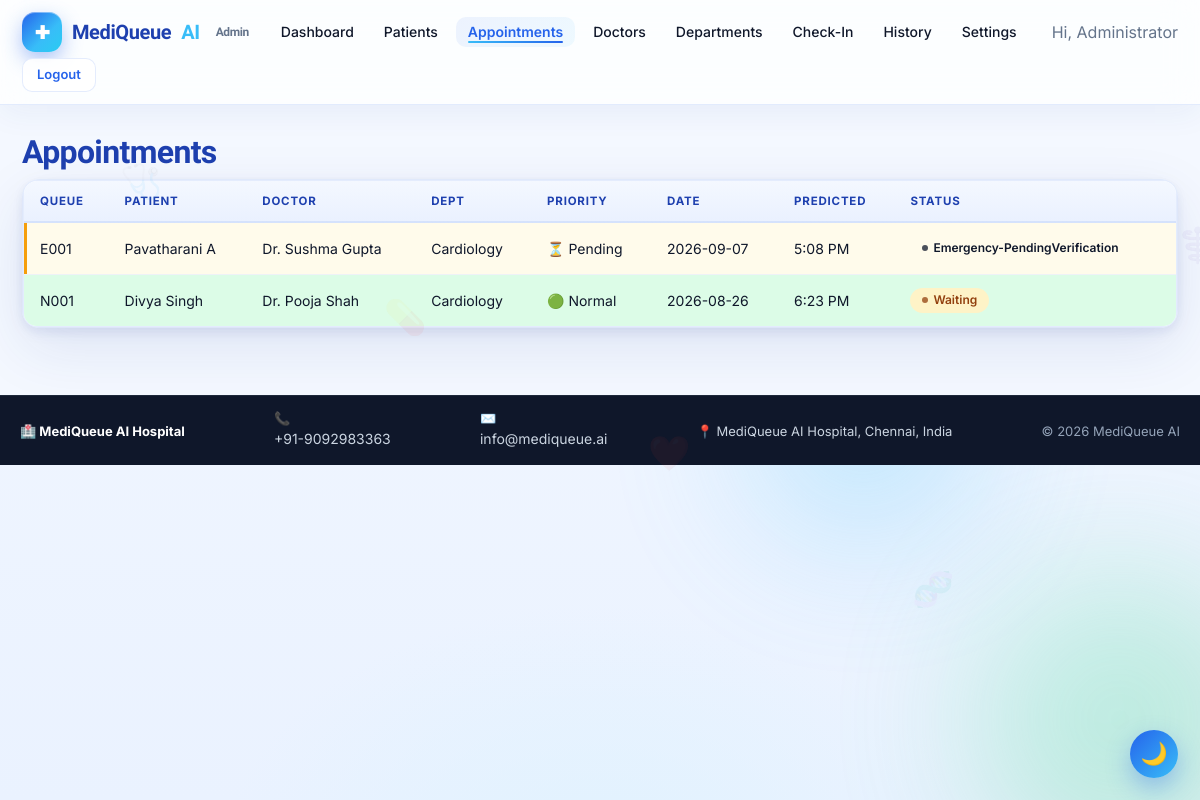
The app's page /admin/appointments (signed in), older data.
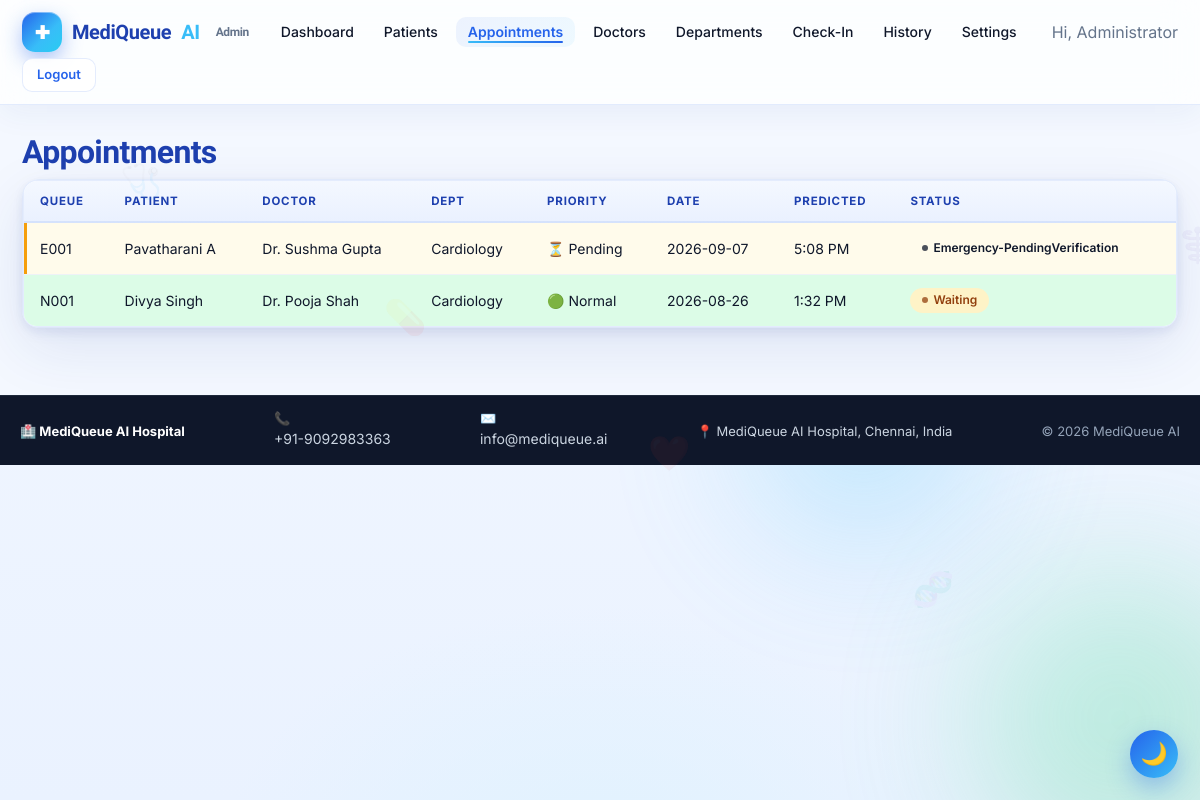
The same page, newer data.
### tables this page shows
CREATE TABLE appointments(
            id INTEGER PRIMARY KEY,
            queue_no TEXT,
            patient_id INTEGER, doctor_id INTEGER,
            department TEXT, reason TEXT, priority TEXT,
            appt_date TEXT, predicted_time TEXT,
            actual_start TEXT, actual_end TEXT,
            status TEXT DEFAULT 'Waiting',
            consult_minutes INTEGER,
            delay_minutes INTEGER DEFAULT 0,
            prescription TEXT, notes TEXT,
            reminder_sent INTEGER DEFAULT 0,
            created_at TEXT, emergency_reason TEXT, emergency_symptoms TEXT, emergency_verified INTEGER DEFAULT 0, verified_by TEXT, verified_at TEXT, emergency_status TEXT, predicted_wait_time INTEGER, delay_reason TEXT, delayed_by TEXT, delayed_at TEXT, patient_responded INTEGER DEFAULT 0, is_reappointment INTEGER DEFAULT 0, cancel_reason TEXT, slot_time TEXT, auto_cancelled INTEGER DEFAULT 0, feedback_submitted INTEGER DEFAULT 0, qr_token TEXT, action_token TEXT, appt_time TEXT, checkin_status TEXT DEFAULT 'Booked', consult_start_time TEXT, consult_end_time TEXT, consult_started_by TEXT, consult_ended_by TEXT, checkin_time TEXT, checked_in_by TEXT, actual_wait_minutes INTEGER,
            FOREIGN KEY(patient_id) REFERENCES patients(id),
            FOREIGN KEY(doctor_id)  REFERENCES doctors(id));

CREATE TABLE patients(
            id INTEGER PRIMARY KEY,
            name TEXT, age INTEGER, gender TEXT,
            phone TEXT, email TEXT UNIQUE,
            address TEXT, blood_group TEXT, password TEXT,
            created_at TEXT);

CREATE TABLE doctors(
            id INTEGER PRIMARY KEY,
            doc_code TEXT UNIQUE,
            name TEXT, department TEXT, qualification TEXT,
            experience INTEGER, specialization TEXT,
            fee INTEGER, avg_time INTEGER,
            available INTEGER DEFAULT 1,
            photo TEXT,
            username TEXT UNIQUE, password TEXT);

### backend/core/routes.py (the view)
    @app.route("/admin/appointments")
    @role_required("admin")
    def admin_appointments():
        rows = query("""SELECT a.*, p.name AS pname, d.name AS dname
                        FROM appointments a JOIN patients p ON p.id=a.patient_id
                        JOIN doctors d ON d.id=a.doctor_id ORDER BY a.id DESC LIMIT 500""")
        return render_template("admin_appts.html", rows=rows)

### backend/core/models.py (called while the page is built)
def get_conn():
    conn = sqlite3.connect(Config.DATABASE)
    conn.row_factory = sqlite3.Row
    conn.execute("PRAGMA foreign_keys = ON")
    return conn

def query(sql, params=(), one=False):
    with get_conn() as c:
        cur = c.execute(sql, params)
        rows = cur.fetchall()
        return (rows[0] if rows else None) if one else rows

### backend/core/routes.py (called while the page is built)
def role_required(role):
    def deco(fn):
        @wraps(fn)
        def inner(*a, **kw):
            cur = session.get("role")
            if cur == role:
                return fn(*a, **kw)
            if cur in ("admin", "doctor", "patient"):
                return redirect(url_for(f"{cur}_dashboard"))
            flash("Please log in first.", "warning")
            return redirect(url_for("login"))
        return inner
    return deco

### frontend/templates/admin_appts.html (shortened to what this page needs)
{% extends "base.html" %}{% block content %}
<div class="container">
  <h1 class="section-title">Appointments</h1>
  <div class="card" style="padding:0"><table>
    <tr><th>Queue</th><th>Patient</th><th>Doctor</th><th>Dept</th><th>Priority</th><th>Date</th><th>Predicted</th><th>Status</th></tr>
    {% for r in rows %}
    <tr class="{% if r.priority=='Emergency' and r.emergency_verified %}row-emergency{% elif r.priority=='Emergency' %}row-pending{% elif r.priority=='Urgent' %}row-urgent{% elif r.priority=='Normal' %}row-normal{% endif %}">
      <td>{{r.queue_no}}</td><td>{{r.pname}}</td><td>{{r.dname}}</td>
      <td>{{r.department}}</td>
      <td>{% if r.priority=='Emergency' and r.emergency_verified %}🔴 Emergency
          {% elif r.priority=='Emergency' %}⏳ Pending
          {% elif r.priority=='Urgent' %}🟠 Urgent
          {% else %}🟢 Normal{% endif %}</td>
      <td>{{r.appt_date}}</td><td>{{ r.predicted_time | ampm }}</td>
      <td><span class="pill {{r.status|lower}}">{{r.status}}</span></td></tr>{% endfor %}
  </table></div>
</div>
{% endblock %}

Row changes from the older to the newer data that the page shows:
changed appointments "Waiting": predicted_time|ampm "6:23 PM" → "1:32 PM"
